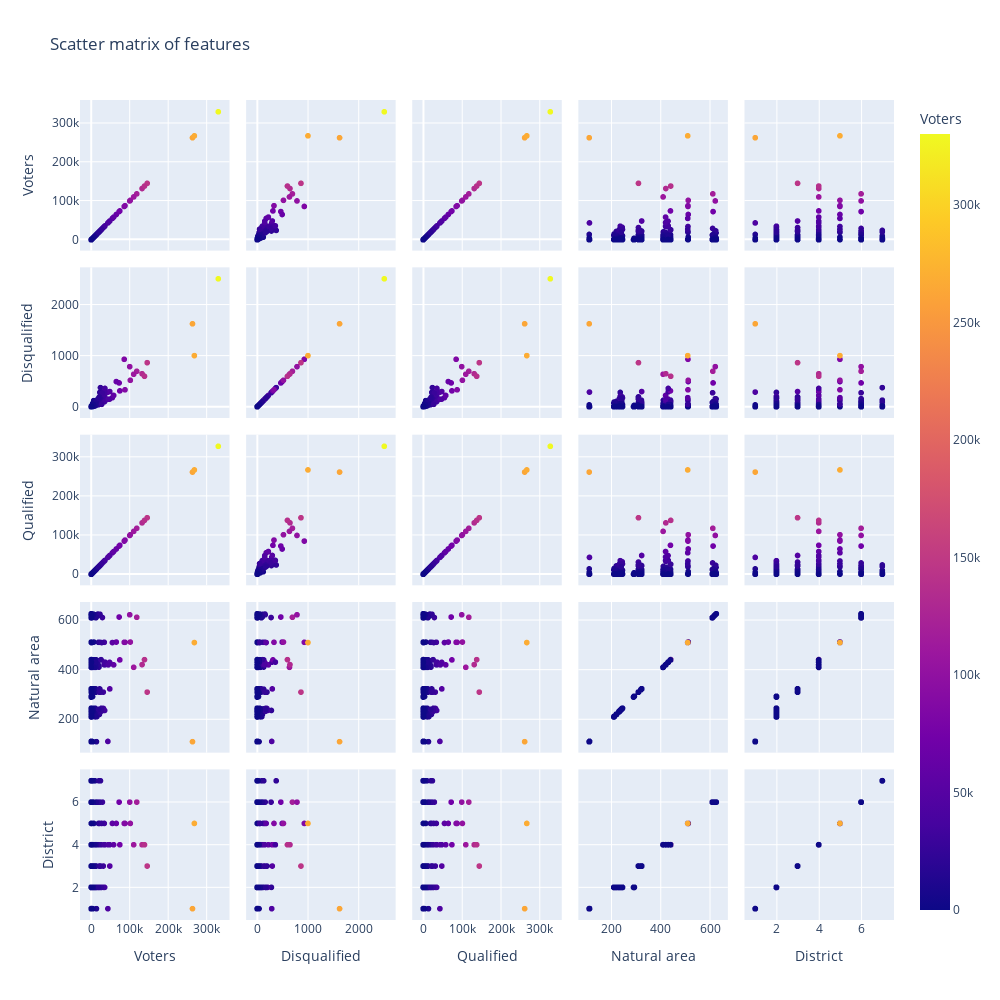

The code cell stored with this chart in its notebook:
### Code cell
import plotly.express as px

fig = px.scatter_matrix(joined, color="Voters", title="Scatter matrix of features",width=1000,
    height=1000, dimensions=['Voters', 'Disqualified', 'Qualified','Natural area', 'District'])

fig.show()

### Figure 1 — Plotly figure (JSON) as saved in the notebook; plotly's stock layout.template omitted (floating-point values rounded to 4 significant figures; data arrays with more than 128 entries replaced by an {"elided": "..."} marker saying what was removed)
{"data": [{"dimensions": [{"axis": {"matches": true}, "label": "Voters", "values": {"elided": "1214 int values"}}, {"axis": {"matches": true}, "label": "Disqualified", "values": {"elided": "1214 int values"}}, {"axis": {"matches": true}, "label": "Qualified", "values": {"elided": "1214 int values"}}, {"axis": {"matches": true}, "label": "Natural area", "values": {"elided": "1214 int values"}}, {"axis": {"matches": true}, "label": "District", "values": {"elided": "1214 int values"}}], "hovertemplate": "%{xaxis.title.text}=%{x}<br>%{yaxis.title.text}=%{y}<br>Voters=%{marker.color}<extra></extra>", "legendgroup": "", "marker": {"color": {"elided": "1214 int values"}, "coloraxis": "coloraxis", "symbol": "circle"}, "name": "", "showlegend": false, "type": "splom"}], "layout": {"coloraxis": {"colorbar": {"title": {"text": "Voters"}}, "colorscale": [[0, "#0d0887"], [0.1111, "#46039f"], [0.2222, "#7201a8"], [0.3333, "#9c179e"], [0.4444, "#bd3786"], [0.5556, "#d8576b"], [0.6667, "#ed7953"], [0.7778, "#fb9f3a"], [0.8889, "#fdca26"], [1, "#f0f921"]]}, "dragmode": "select", "height": 1000, "legend": {"tracegroupgap": 0}, "title": {"text": "Scatter matrix of features"}, "width": 1000}}
